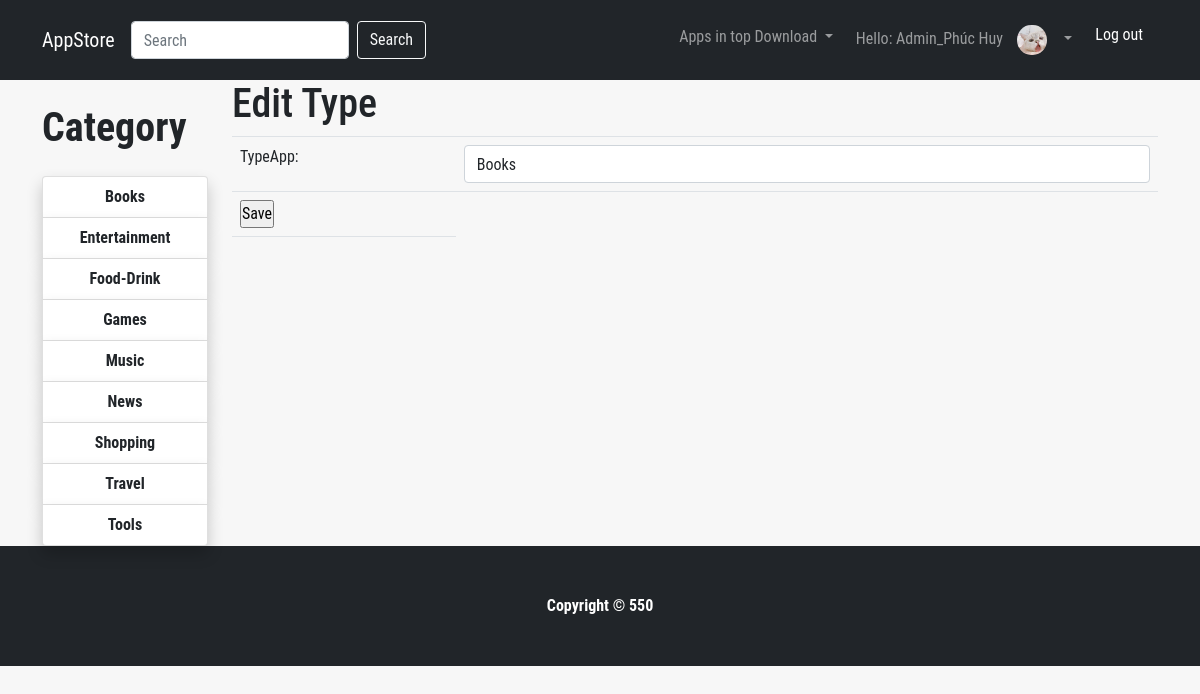
/index.php?action=Edit_Type&ideditType=Books (signed in), run on the app's committed database.
### tables this page shows
CREATE TABLE `user` (
  `ID` int(11) NOT NULL,
  `FullName` varchar(100) NOT NULL,
  `Email` varchar(100) NOT NULL,
  `Pass` varchar(100) NOT NULL,
  `Level` int(1) NOT NULL DEFAULT 1,
  `Budget` int(11) NOT NULL DEFAULT 0,
  `De_Name` varchar(100) NOT NULL,
  `Contact_Info` text NOT NULL,
  `AVT` varchar(100) NOT NULL DEFAULT 'image/AVT/AVT_Default.png'
);

CREATE TABLE `manage_type` (
  `ID_Type` int(11) NOT NULL,
  `Type_Name` varchar(100) NOT NULL
);

### Pages/Main/Edit_Type.php (the view, shortened to what this page needs)
<?php
    if(isset($_SESSION['Login']))
    {
?>
<?php
if (isset($_GET['ideditType'])) {
    $idedit_Type = $_GET['ideditType'];
} else {
    $idedit_Type = '';
}
$sql_sua = "SELECT * FROM manage_type WHERE manage_type.Type_Name = '$idedit_Type'";
$query_sua = mysqli_query($mysqli, $sql_sua);
?>
<table class="table ">
    <h1>Edit Type</h1>
    <form method="POST" action="Pages/Main/Type_Dataprocess.php" enctype="multipart/form-data">
        <?php
        while ($dong = mysqli_fetch_array($query_sua)) {
        ?>
            <tr>
                <td>TypeApp:</td>
                <td><input class="form-control" type="text" name="Edit_App" value="<?php echo $dong['Type_Name'] ?>"></td>
            </tr>
            <tr>
                <td><input type="submit" name="EditType" value="Save"></td>
            </tr>
        <?php
        }
        ?>
    </form>
</table>
<?php
    }
?>

### Pages/header.php (shortened to what this page needs)
<?php
if (isset($_SESSION['Login'])) {
    $Email = $_SESSION['Login'];
    $sql_level = "SELECT * FROM user WHERE Email='$Email' LIMIT 1";
    $query_level = mysqli_query($mysqli, $sql_level);
    $user = mysqli_fetch_array($query_level);
}
?>
<nav class="navbar navbar-expand-lg navbar-dark bg-dark">
    <div class="container">
        <a class="navbar-brand" href="index.php">AppStore</a>
        <div class="search-container">
            <form class="form-inline my-2 my-lg-0" method="POST" action="index.php?quanly=Search">
                <input name="Search_Name" class="form-control mr-sm-2" type="text" placeholder="Search" aria-label="Search">
                <button class="btn btn-outline-light my-2 my-sm-0" name="Search" type="submit">Search</button>
            </form>
        </div>
        <div class="collapse navbar-collapse" id="navbarResponsive">
            <ul class="navbar-nav ml-auto text-center">
                <li class="nav-item dropdown">
                    <a class="nav-link dropdown-toggle" href="#" id="Dropdown1" role="button" data-toggle="dropdown" aria-haspopup="true" aria-expanded="false">
                        Apps in top Download
                    </a>
                </li>
                <?php
                if (!isset($_SESSION['Login'])) {
                ?>
                    <li class="nav-item active">
                        <a class="nav-link" id="login" href="login.php">
                            Login
                            <span class="sr-only">(current)</span>
                        </a>
                    </li>
                    <li class="nav-item active">
                        <a class="nav-link" id="signup" href="signup.php">
                            Sign Up
                            <span class="sr-only">(current)</span>
                        </a>
                    </li>
                <?php
                } else {
                ?>
                    <li class="nav-item dropdown">
                        <a class="nav-link dropdown-toggle" href="#" id="navbarDropdown" role="button" data-toggle="dropdown" aria-haspopup="true" aria-expanded="false">
                            <div class="d-inline">
                                Hello:
                                <?php
                                if (isset($_SESSION['Login'])) {
                                    echo $user['FullName'];
                                }
                                ?>
                                <img id = "ava" style="border-radius:500px" class=" AVT h-25 w-25" src="<?php echo $user['AVT']; ?>" alt="">
                            </div>
                        </a>
                    </li>
                <?php
                }
                ?>
                <?php
                if (isset($_SESSION['Login'])) {
                ?>
                    <li class="nav-item">
                        <a id ="logout"class="nav-link text-white" href="?Log=3">Log out
                        </a>
                    </li>
                <?php
                }
                ?>
            </ul>
        </div>
    </div>
</nav>

### Pages/Sidebar/sidebar.php
<h1 class="my-4 font-weight-bold">Category</h1>
<?php
$sql_Type = "SELECT * FROM manage_type ORDER BY ID_Type ASC";
$query_Type = mysqli_query($mysqli, $sql_Type);
?>
<div class="list-group">
    <?php
    while ($dong = mysqli_fetch_array($query_Type)) {
    ?>
        <a class="list-group-item font-weight-bold" id="listitem" href="index.php?quanly=sidebarlist&idloai=<?php echo $dong['Type_Name'] ?>"><?php echo $dong['Type_Name'] ?></a>
    <?php
    }
    ?>
</div>

### style.css (style rules this page uses)
* { padding: 0px; margin: 0px; box-sizing: border-box; font-family: "Roboto Condensed"; }
body { background-color: #f1f1f18f; }
#listitem { box-shadow: 0 8px 16px 0 #00000033; border: collapse; }
.list-group { text-align: center; }
#ava { max-width: 50px; size: 12px; padding: 9px 10px; }
#Dropdown1 { text-align: center; padding: 17px 15px; }
#logout { padding: 15px 15px; }

### data on the page
user: FullName "Admin_Phúc Huy", AVT (picture)
manage_type: Type_Name "Books", Edit_App "Books"
manage_type: Type_Name "Entertainment"
manage_type: Type_Name "Food-Drink"
manage_type: Type_Name "Games"
manage_type: Type_Name "Music"
manage_type: Type_Name "News"
manage_type: Type_Name "Shopping"
manage_type: Type_Name "Travel"
manage_type: Type_Name "Tools"
